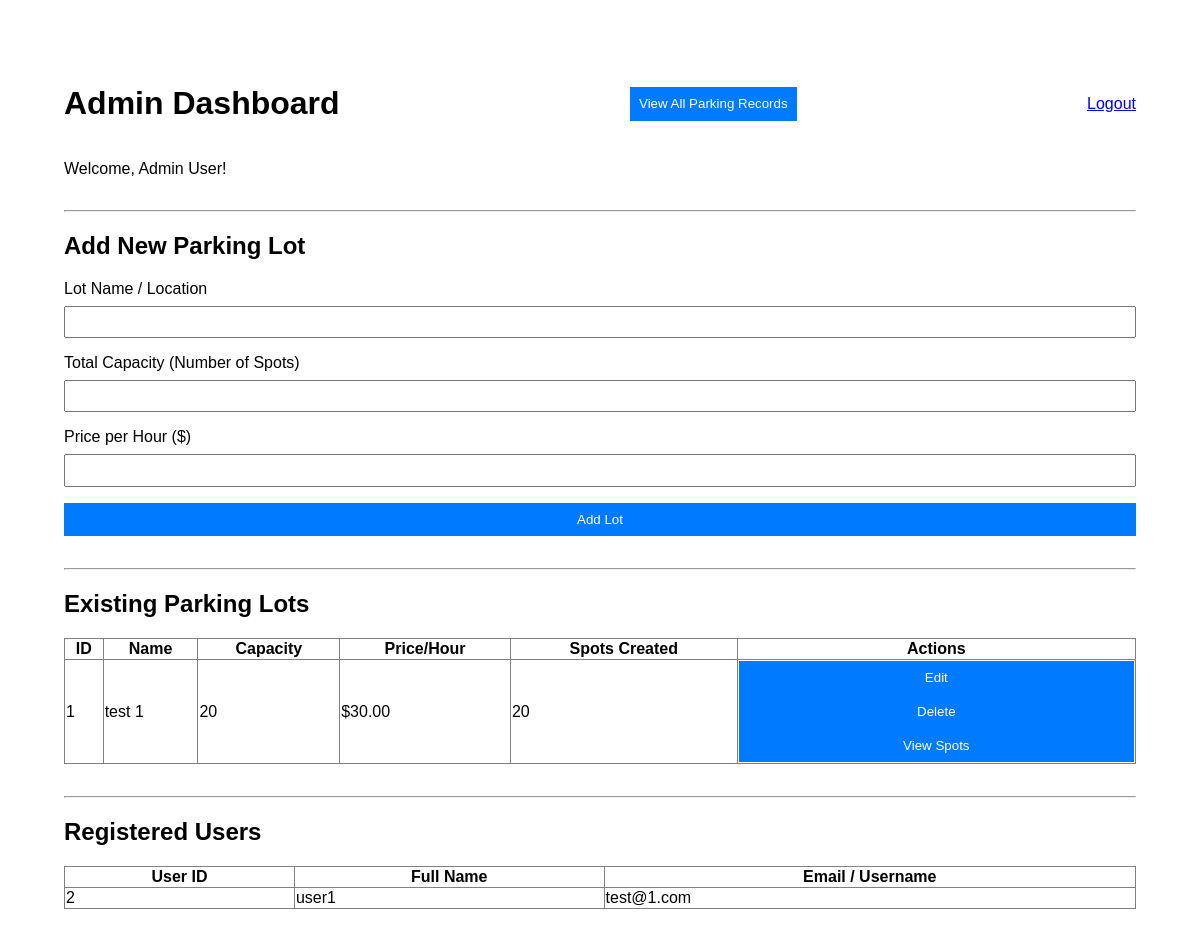
/admin/dashboard (signed in), run on an earlier commit of the app's database.
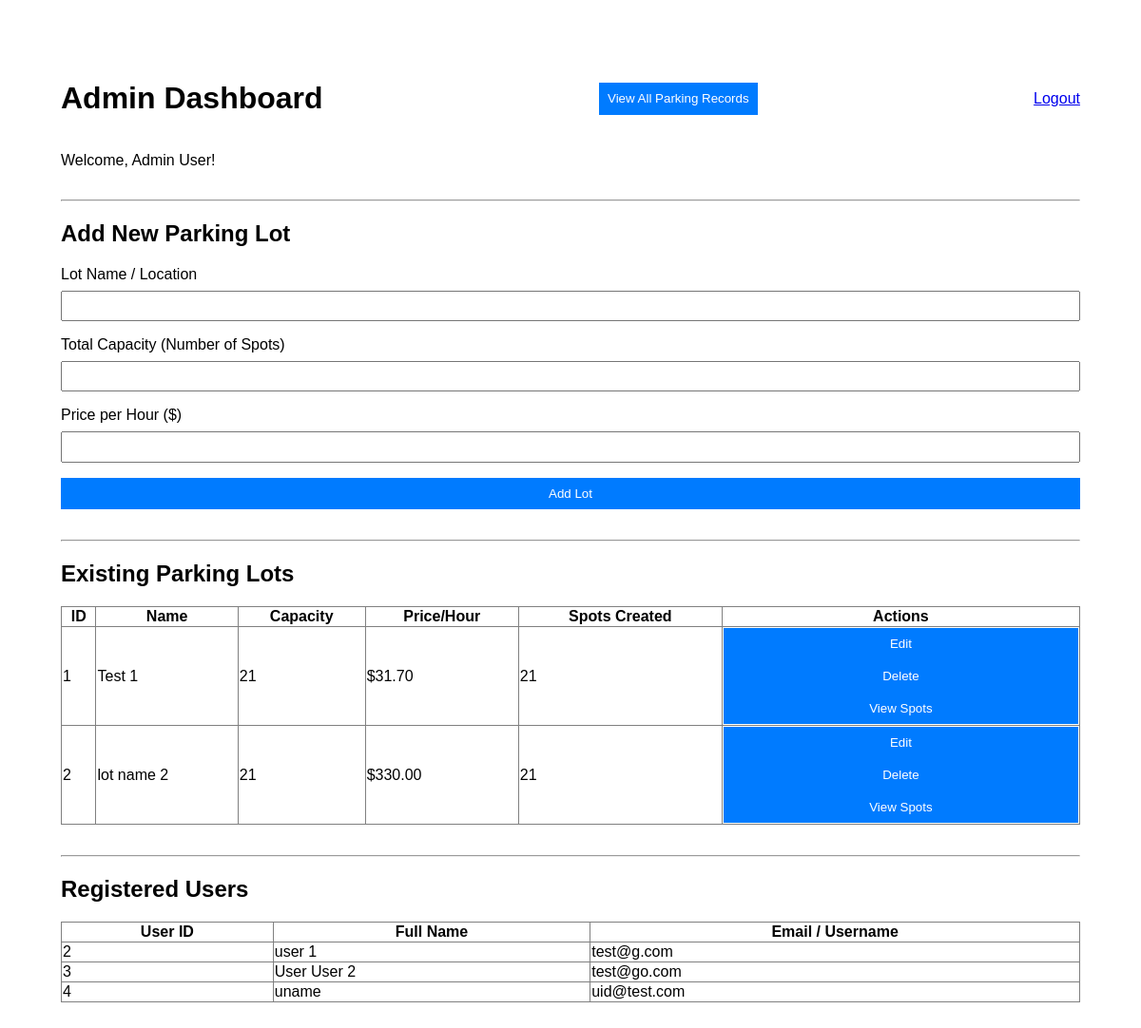
And on a later commit of the database.
### models/models.py (models this page shows)
class ParkingLot(db.Model):
    id = db.Column(db.Integer, primary_key=True)
    name = db.Column(db.String(100), nullable=False)
    capacity = db.Column(db.Integer, nullable=False)
    price_per_hour = db.Column(db.Float, nullable=False)
    spots = db.relationship('ParkingSpot', backref='lot', lazy=True, cascade="all, delete-orphan")

class User(db.Model, UserMixin):
    id = db.Column(db.Integer, primary_key=True)
    username = db.Column(db.String(80), unique=True, nullable=False)
    password = db.Column(db.String(255), nullable=False)
    full_name = db.Column(db.String(150))
    role = db.Column(db.String(50), default='user') # Differentiates between user and admin
    reservations = db.relationship('Reservation', backref='user', lazy=True)

### controllers/controllers.py (the view)
@app.route('/admin/dashboard')
@login_required
@role_required('admin')
def admin_dashboard():
    lots = ParkingLot.query.order_by(ParkingLot.id).all()
    users = User.query.filter_by(role='user').all()
    return render_template('admin_dashboard.html', lots=lots, users=users)

### app.py (called while the page is built)
@login_manager.user_loader
def load_user(user_id):
    return User.query.get(int(user_id))

### controllers/controllers.py (called while the page is built)
def role_required(role):
    def wrapper(fn):
        @wraps(fn)
        def decorated_view(*args, **kwargs):
            if not current_user.is_authenticated or current_user.role != role:
                flash("You do not have permission to access this page.")
                return redirect(url_for('login'))
            return fn(*args, **kwargs)
        return decorated_view
    return wrapper

### templates/admin_dashboard.html (shortened to what this page needs)
{% extends 'base.html' %}
{% block content %}
<div style="max-width: 1200px; margin: auto; padding: 2em;">
    <div style="display: flex; justify-content: space-between; align-items: center;">
        <h1>Admin Dashboard</h1>
        <div style="margin: 1em 0;">
            <a href="{{ url_for('all_reservations') }}">
                <button type="button">View All Parking Records</button>
            </a>
        </div>
        <a href="{{ url_for('logout') }}">Logout</a>
    </div>
    <p>Welcome, {{ current_user.full_name }}!</p>
    <hr style="margin-top: 2em;">
    <h2>Add New Parking Lot</h2>
    <form method="POST" action="{{ url_for('add_lot') }}">
        <div class="form-group">
            <label for="name">Lot Name / Location</label>
            <input type="text" id="name" name="name" required>
        </div>
        <div class="form-group">
            <label for="capacity">Total Capacity (Number of Spots)</label>
            <input type="number" id="capacity" name="capacity" min="1" required>
        </div>
        <div class="form-group">
            <label for="price">Price per Hour ($)</label>
            <input type="number" id="price" name="price" step="0.01" min="0" required>
        </div>
        <button type="submit">Add Lot</button>
    </form>
    <hr style="margin-top: 2em;">
    <h2>Existing Parking Lots</h2>
    <table border="1" style="width: 100%; border-collapse: collapse; margin-top: 1em;">
        <thead>
            <tr>
                <th>ID</th>
                <th>Name</th>
                <th>Capacity</th>
                <th>Price/Hour</th>
                <th>Spots Created</th>
                <th>Actions</th>
            </tr>
        </thead>
        <tbody>
            {% if lots %}
                {% for lot in lots %}
                <tr>
                    <td>{{ lot.id }}</td>
                    <td>{{ lot.name }}</td>
                    <td>{{ lot.capacity }}</td>
                    <td>${{ "%.2f"|format(lot.price_per_hour) }}</td>
                    <td>{{ lot.spots|length }}</td> <td>
                        <a href="{{ url_for('edit_lot', lot_id=lot.id) }}">
                            <button type="button">Edit</button>
                        </a>
                        <form method="POST" action="{{ url_for('delete_lot', lot_id=lot.id) }}" style="display: inline;" onsubmit="return confirm('Are you sure you want to delete {{ lot.name }} lot and all its {{lot.spots|length}} spots?');">
                            <button type="submit">Delete</button>
                        </form>
                        <a href="{{ url_for('view_lot_spots', lot_id=lot.id) }}">
                            <button type="button">View Spots</button>
                        </a>
                    </td>
                </tr>
                {% endfor %}
            {% else %}
            <tr>
                <td colspan="6" style="text-align: center;">No lots have been created yet.</td>
            </tr>
            {% endif %}
        </tbody>
    </table>
    <hr style="margin-top: 2em;">
    <h2>Registered Users</h2>
    <table border="1" style="width: 100%; border-collapse: collapse; margin-top: 1em;">
        <thead>
            <tr>
                <th>User ID</th>
                <th>Full Name</th>
                <th>Email / Username</th>
            </tr>
        </thead>
        <tbody>
            {% if users %}
                {% for user in users %}
                <tr>
                    <td>{{ user.id }}</td>
                    <td>{{ user.full_name }}</td>
                    <td>{{ user.username }}</td>
                </tr>
                {% endfor %}
            {% else %}
            <tr>
                <td colspan="3" style="text-align: center;">No users have registered yet.</td>
            </tr>
            {% endif %}
        </tbody>
    </table>
</div>
{% endblock %}

What changed in the data, as far as the page shows it:
changed ParkingLot id 1: name "test 1" → "Test 1"; capacity "20" → "21"; price_per_hour "30.00" → "31.70"; spots|length "20" → "21"
added ParkingLot: id "2", name "lot name 2", capacity "21", price_per_hour "330.00", spots|length "21"
changed User id 2: full_name "user1" → "user 1"; username "test@1.com" → "test@g.com"
added User: id "3", full_name "User User 2", username "test@go.com"
added User: id "4", full_name "uname", username "uid@test.com"
